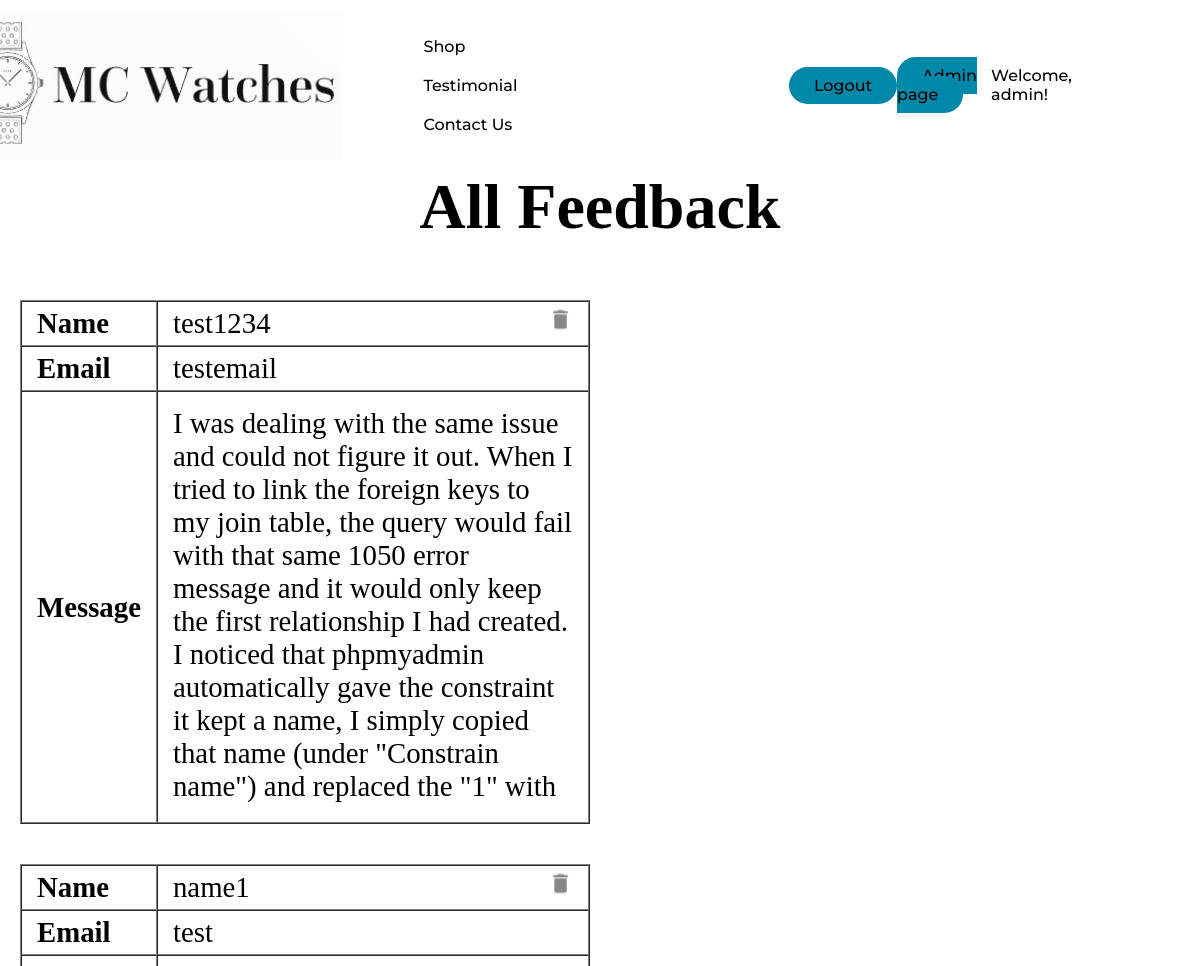
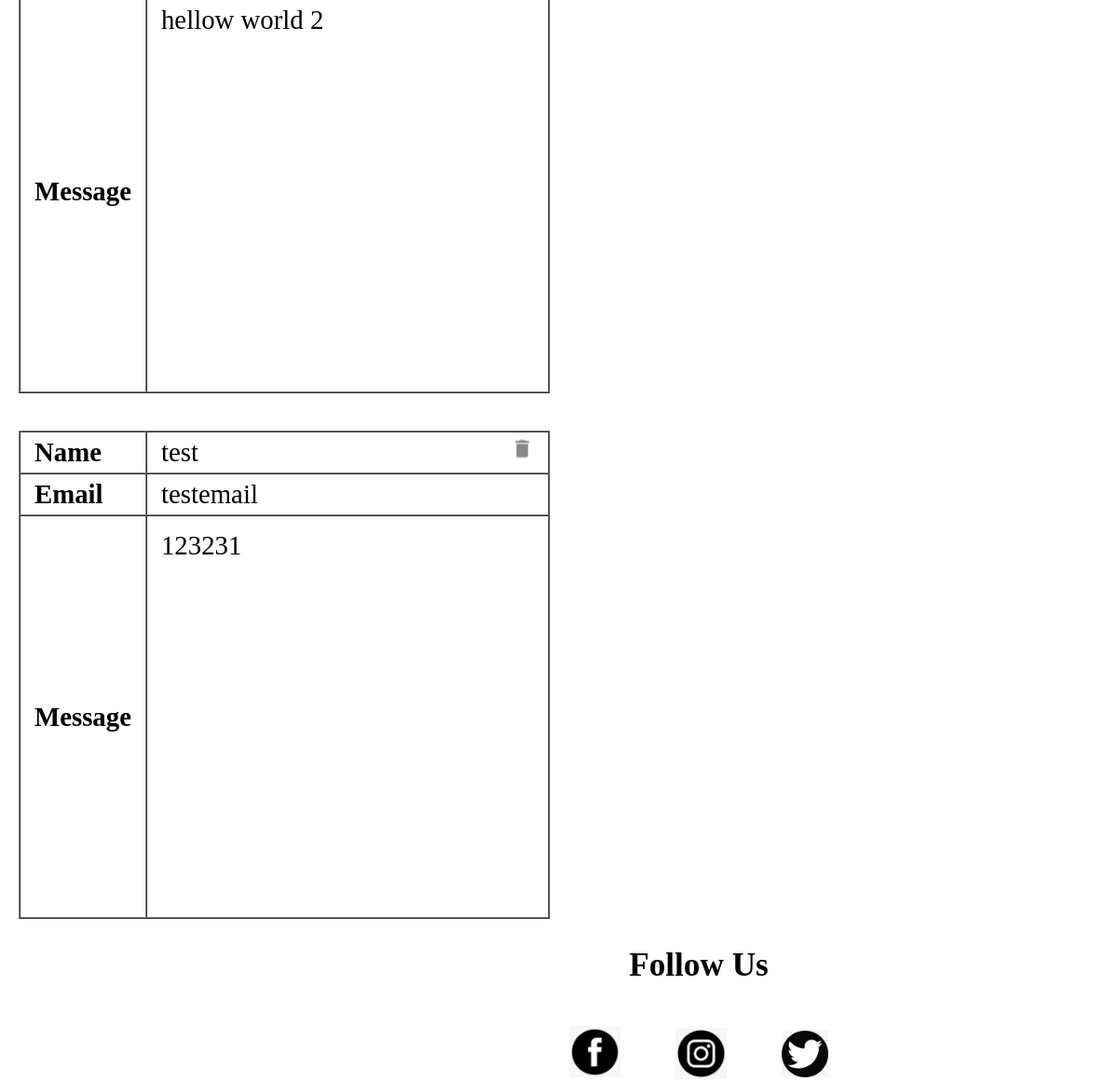
/trackcontactus.php (signed in), run on an earlier commit of the app's database (2 pictures, top to bottom).
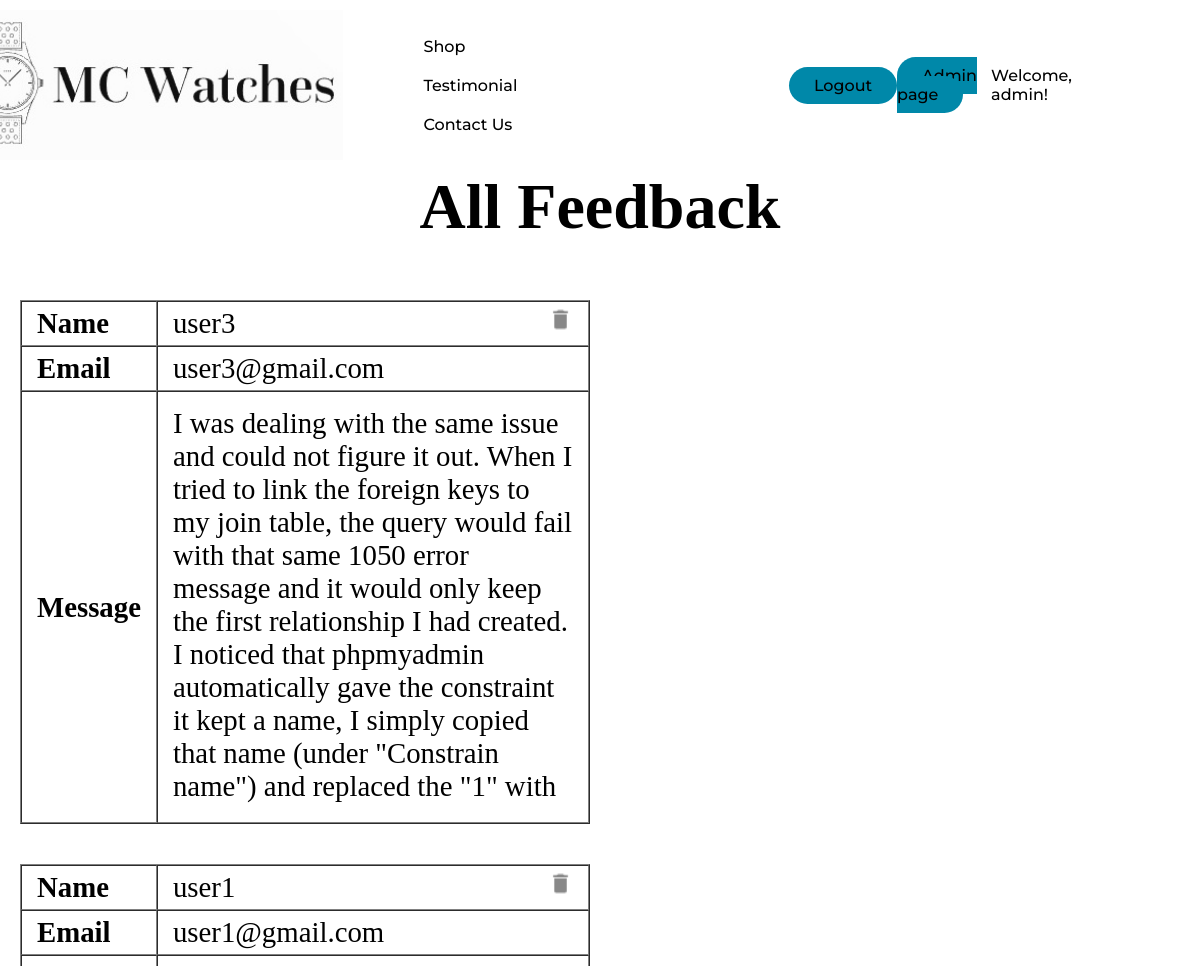
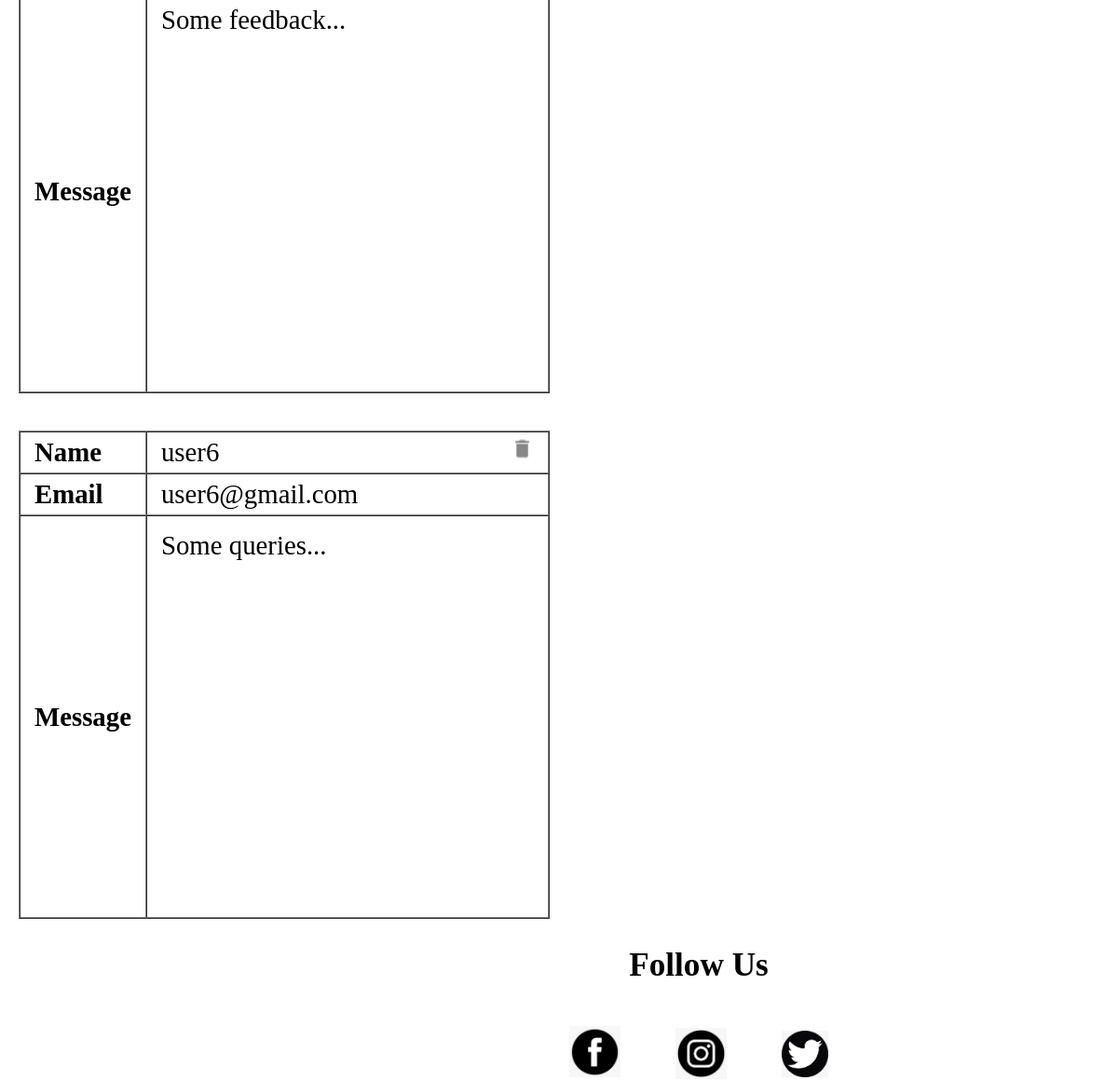
And on a later commit of the database (2 pictures, top to bottom).
### tables this page shows
CREATE TABLE `feedback` (
  `id` int(10) NOT NULL,
  `name` varchar(255) NOT NULL,
  `email` varchar(255) NOT NULL,
  `msg` varchar(1000) NOT NULL
);

### trackcontactus.php (the view, shortened to what this page needs)
<?php
include("header.php");
require_once("db.php");
$contactusquery = 'SELECT * FROM feedback';
$result = mysqli_query($con, $contactusquery);
$trackResult = mysqli_fetch_all($result, MYSQLI_ASSOC);
?>
<html>
<head>
</head>
<h1 style="text-align: center; font-size: 4em;">All Feedback</h1><br><br>
  <?php
  foreach ($trackResult as $trackResult){
  ?>
  <div style="padding: 20px; float: left;">
  <table border ="1" cellspacing="0" cellpadding="10" style="font-size: 1.8em;">
   <tr >
      <td style="padding: 5px 15px; font-weight: bold;">Name</td>
      <td style="padding: 5px 15px;"><?php echo $trackResult['name']; ?><a style="float: right;"href="trackcontactus.php?action=del&id=<?php echo $trackResult["id"]; ?>"class="btnRemoveMessage"><img src="icon-delete.png" height="25"/></td>
    </tr>
    <tr>
      <td style="padding: 5px 15px; font-weight: bold;">Email</td>
      <td style="padding: 5px 15px;"><?php echo $trackResult['email']; ?></td>
    </tr>
    <tr>
      <td style="padding: 5px 15px; font-weight: bold;">Message</td>
      <td style="padding: 15px 15px;"><div style="height: 400px; width: 400px; overflow: auto;"><?php echo $trackResult['msg']; ?></div></td>
     </tr>
  </table>
  </div>
  <?php
  }
  ?>
</html>
<?php
include("footer.php");
?>

What changed in the data, as far as the page shows it:
removed feedback: name "name1", email "test", msg "hellow world 2"
removed feedback: name "test", email "testemail", msg "123231"
changed feedback: name "test1234" → "user3"; email "testemail" → "user3@gmail.com"
added feedback: name "user1", email "user1@gmail.com", msg "Some feedback..."
added feedback: name "user6", email "user6@gmail.com", msg "Some queries..."
